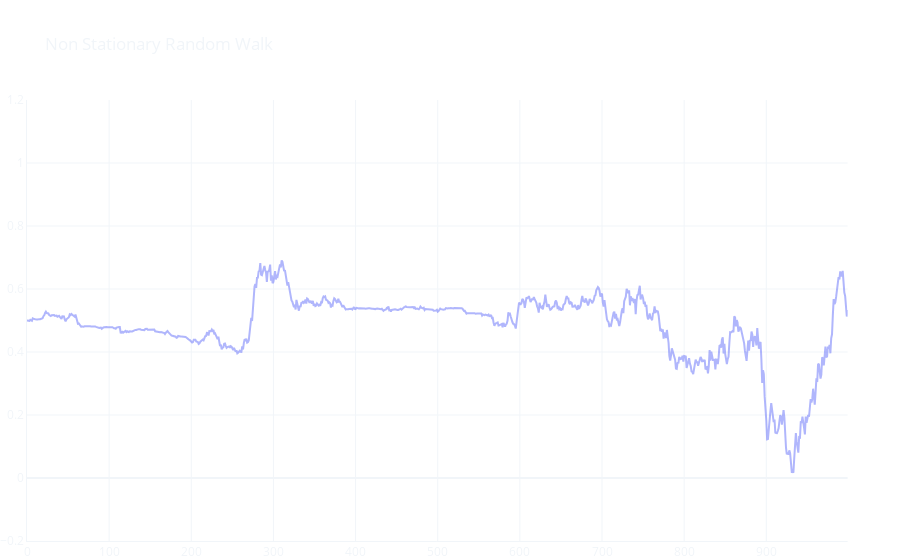

The notebook cell saved with this chart:
### Code cell
def bound_array(a, bounds=[0, 1]):
    s = a.copy()

    # Check number of times it breaks bounds
    signed_crosses = np.floor((s - bounds[0]) / (bounds[1] - bounds[0])).astype(int)
    crosses = np.floor(np.where(signed_crosses < 0, -signed_crosses, signed_crosses)).astype(int)

    # Reorient direction
    s *= ((-1) ** crosses)

    # Reposition to maintain continuity
    s += (bounds[1] - bounds[0]) * signed_crosses * (-1) ** (crosses + 1)
    s += (bounds[1] + bounds[0]) * 0 ** ((crosses + 1) % 2)

    return s

def non_stationary_bounded_random_walk(initial=1/2, bounds=[0, 1], size=[1000, 1], drift=0, std=0.001, std_bounds=[0, 0.05]):
    # Generate stds
    std_array = abs(np.random.normal(loc=drift, scale=std, size=size).cumsum(0) + std)
    std_array = bound_array(std_array, std_bounds)   

    # Generate random walk initialized on 0
    walk = np.random.normal(loc=drift, scale=std_array, size=size).cumsum(0) + initial
    walk = bound_array(walk, bounds)        

    return walk

# Nice example plot
walks = non_stationary_bounded_random_walk(size=1000)

fig = make_subplots(specs=[[{"secondary_y": True}]])

fig.add_trace(go.Scatter(y=walks, opacity=0.5, name='Random Walk'), secondary_y=False)
# fig.add_trace(go.Scatter(y=std_array, opacity=0.5, name='Std'), secondary_y=True)

fig.update_layout(**layout_dict, title='Non Stationary Random Walk')
fig.update_yaxes(range=[-0.2, 1.2], secondary_y=False)
fig.update_yaxes(range=[-0.01, 0.06], secondary_y=True)
fig.show()

### Figure 1 — Plotly figure (JSON) as saved in the notebook; plotly's stock layout.template omitted (floating-point values rounded to 4 significant figures; data arrays with more than 128 entries replaced by an {"elided": "..."} marker saying what was removed)
{"data": [{"name": "Random Walk", "opacity": 0.5, "type": "scatter", "xaxis": "x", "y": {"elided": "1000 float values"}, "yaxis": "y"}], "layout": {"font": {"color": "#f1f5f9"}, "legend": {"bgcolor": "#032137", "x": 0, "y": 1}, "margin": {"b": 0, "l": 0, "r": 0}, "paper_bgcolor": "rgba(0,0,0,0)", "plot_bgcolor": "rgba(0,0,0,0)", "title": {"text": "Non Stationary Random Walk"}, "xaxis": {"anchor": "y", "domain": [0, 0.94], "gridcolor": "#f1f5f9", "linecolor": "#f1f5f9", "zerolinecolor": "#f1f5f9"}, "yaxis": {"anchor": "x", "domain": [0, 1], "gridcolor": "#f1f5f9", "linecolor": "#f1f5f9", "range": [-0.2, 1.2], "zerolinecolor": "#f1f5f9"}, "yaxis2": {"anchor": "x", "overlaying": "y", "range": [-0.01, 0.06], "side": "right"}}}
